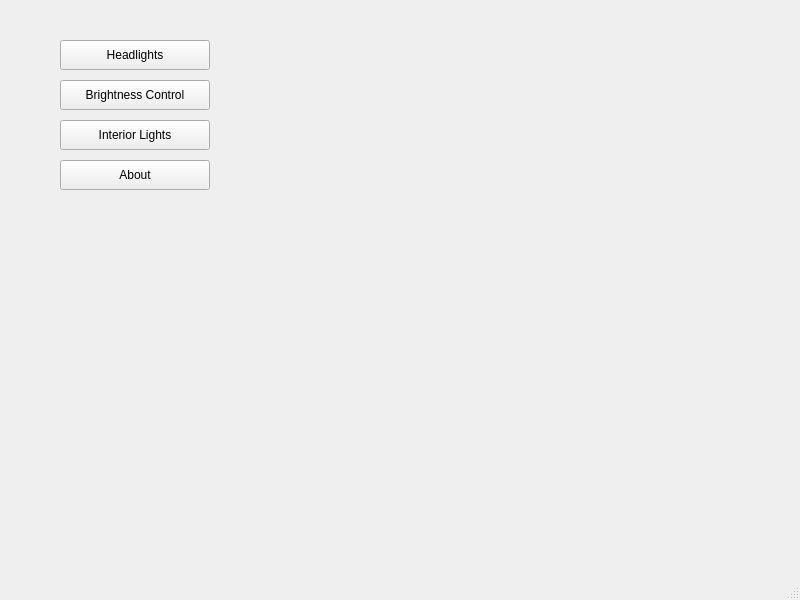
<?xml version="1.0" encoding="UTF-8"?>
<ui version="4.0">
 <class>MainWindow</class>
 <widget class="QMainWindow" name="MainWindow">
  <property name="geometry">
   <rect>
    <x>0</x>
    <y>0</y>
    <width>800</width>
    <height>600</height>
   </rect>
  </property>
  <property name="windowTitle">
   <string>MainWindow</string>
  </property>
  <widget class="QWidget" name="centralwidget">
   <widget class="QPushButton" name="headlights">
    <property name="geometry">
     <rect>
      <x>60</x>
      <y>40</y>
      <width>150</width>
      <height>30</height>
     </rect>
    </property>
    <property name="text">
     <string>Headlights</string>
    </property>
   </widget>
   <widget class="QPushButton" name="brightnessControl">
    <property name="geometry">
     <rect>
      <x>60</x>
      <y>80</y>
      <width>150</width>
      <height>30</height>
     </rect>
    </property>
    <property name="text">
     <string>Brightness Control</string>
    </property>
   </widget>
   <widget class="QPushButton" name="interiorLights">
    <property name="geometry">
     <rect>
      <x>60</x>
      <y>120</y>
      <width>150</width>
      <height>30</height>
     </rect>
    </property>
    <property name="text">
     <string>Interior Lights</string>
    </property>
   </widget>
   <widget class="QPushButton" name="about">
    <property name="geometry">
     <rect>
      <x>60</x>
      <y>160</y>
      <width>150</width>
      <height>30</height>
     </rect>
    </property>
    <property name="text">
     <string>About</string>
    </property>
   </widget>
  </widget>
  <widget class="QMenuBar" name="menubar">
   <property name="geometry">
    <rect>
     <x>0</x>
     <y>0</y>
     <width>800</width>
     <height>27</height>
    </rect>
   </property>
  </widget>
  <widget class="QStatusBar" name="statusbar"/>
 </widget>
 <resources/>
 <connections/>
</ui>
